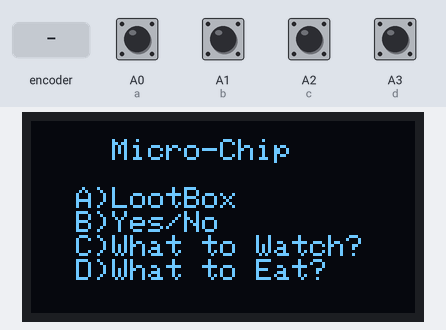
Bench run of a program on a simulated CircuitPython board. Parts: 128×64 one-colour display. The inputs (shaded band) are chosen by the test bench; at power-on: A0 (a), A1 (b), A2 (c), A3 (d) HIGH. Random numbers come from a fixed seed.

Above: at 1.2 s.
1.3 s: A2 (c) pulled LOW for 1 s
At 3.1 s:
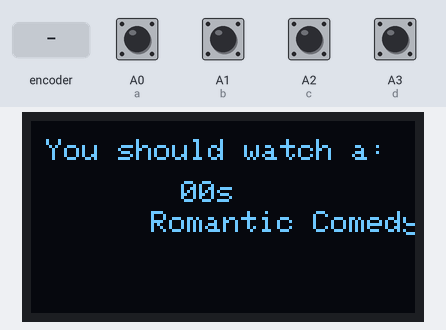
3.8 s: rotary encoder on A0 (a) / A1 (b) turned 1 step (first pin leading)
At 4.6 s:
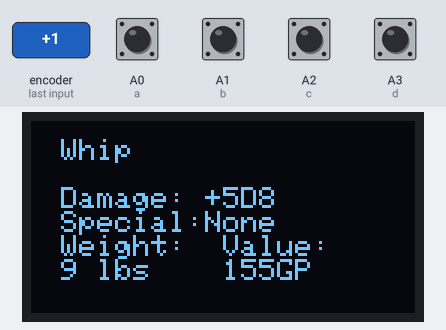
5.5 s: A2 (c) pulled LOW for 0.15 s
At 6.4 s:
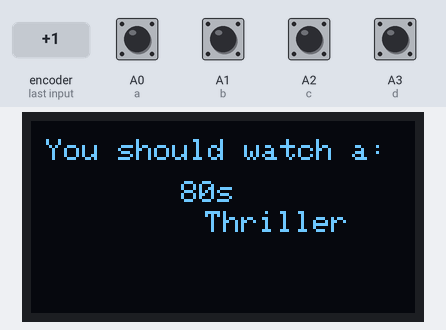
7.1 s: rotary encoder on A0 (a) / A1 (b) turned 1 step (first pin leading)
At 8.1 s:
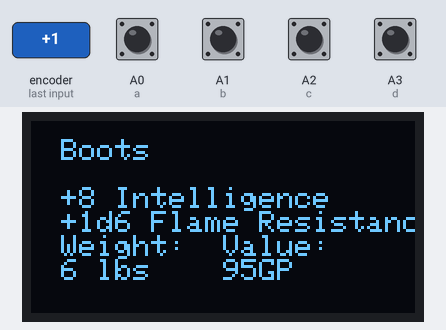
8.8 s: A2 (c) pulled LOW for 3.2 s
At 13.3 s:
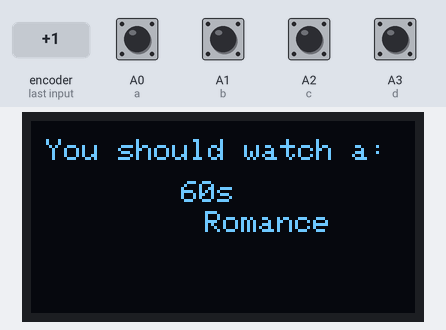

The program:

fullproto.py
```python
import time
import random
from rbc import character
from lootbox import Loot
from mealtime import eatery
from film import moviebot
from board import SCL, SDA
import board
import busio
import digitalio
from digitalio import DigitalInOut, Direction, Pull
import terminalio
from adafruit_display_text import label
from adafruit_hid.keycode import Keycode
import adafruit_ssd1306

i2c = busio.I2C(SCL,SDA)

display =adafruit_ssd1306.SSD1306_I2C(128,64,i2c)

meal = eatery()
chest = Loot()
tv = moviebot()
lt = chest.item[0]
c = character()
r_roll = random.randint(0,len(c.race)-1)
c_roll = random.randint(0,len(c.clas) -1)
b_roll = random.randint(0,len(c.baground) -1)
r = "Race: " + c.race[r_roll]
bag = "BG: " + c.baground[b_roll]
cl = c.clas[c_roll]


a = DigitalInOut(board.A0)
a.direction = Direction.INPUT
a.pull = Pull.UP

b = DigitalInOut(board.A1)
b.direction = Direction.INPUT
b.pull = Pull.UP

c = DigitalInOut(board.A2)
c.direction = Direction.INPUT
c.pull = Pull.UP

d = DigitalInOut(board.A3)
d.direction = Direction.INPUT
d.pull = Pull.UP

x = 1
sx = str(x)
title = "  Micro-Chip\n\nA)LootBox\nB)Yes/No\nC)What to Watch?\nD)What to Eat?"

def movie_genre():
    r = random.randint(0,len(tv.genre) -1)
    return tv.genre[r]

def movie_decade():
    r = random.randint(0,len(tv.decade) -1)
    return tv.decade[r]

def noms():
    r = random.randint(0,len(meal.food) -1)
    return meal.food[r]

def items():
    roll = random.randint(0,len(chest.item)-1)

    return chest.item[roll]
def answers():
    answer = ["    Yes","Absolutely"," Of Course", "I think so","    Yep","   Nope","     No","Absolutely Not", "Probably Not", "   No way"]
    roller = random.randint(0,len(answer) -1)
    return answer[roller]
def arm():
    roll = random.randint(0,len(chest.armor)-1)
    broll = random.randint(0,len(chest.buff)-1)
    sroll = random.randint(0,len(chest.stats)-1)
    rol = random.randint(5, 250)
    ro = random.randint(1,10)
    r = random.randint(2,15)

    a = str(chest.armor[roll])
    b = str(chest.buff[broll])
    c = str(ro)
    d = str(chest.stats[sroll])
    sr = str(r)
    srol = str(rol)

    full_arm = (f'{a} \n\n+{c} {d}\n{b} Resistance\nWeight:  Value:\n{sr} lbs    {srol}GP')
    return full_arm
def weaps():
    broll = random.randint(0,len(chest.buff)-1)
    wroll = random.randint(0,len(chest.weapon)-1)
    droll = random.randint(0,len(chest.dice)-1)
    num = random.randint(1,10)
    rol = random.randint(5, 250)
    r = random.randint(2,15)

    b = str(chest.buff[broll])
    die = str(chest.dice[droll])
    w = str(chest.weapon[wroll])
    snum = str(num)
    sd = str(droll)
    srol = str(rol)
    sr = str(r)

    weap_roll = (f'{w}\n\nDamage: +{snum}{die}\nSpecial:{b}\nWeight:  Value:\n{sr} lbs    {srol}GP')
    return weap_roll

def strg():
    roll = random.randint(4,18)
    r = roll
    stroll = "Strengh: " + str(r)
    return stroll

def menu():
    display.fill(0)
    display.show()
    display.text("A) Lootbox",10,16,1)
    display.text("B) Character Maker",10,26,1)
    display.text("C) Stats Roll",10,36,1)
    display.text("D) Menu",10,46,1)
    time.sleep(0.25)
    display.show()

def stats():
    display.fill(0)
    display.show()
    display.text("Dexterity :" + str(random.randint(4,18)),10,16,1)
    display.text("Constitution :" + str(random.randint(4,18)),10,26,1)
    display.text("Intelligence :" + str(random.randint(4,18)),10,36,1)
    display.text("Wisdom : " + str(random.randint(4,18)),10,46,1)
    display.text("Charisma :" + str(random.randint(4,18)),10,56,1)
    time.sleep(0.25)
    display.show()


def roll(x):
    display.fill(0)
    display.show()
    r = random.randint(1,x)
    s = str(r)
    display.text(s,55,30,1)
    time.sleep(0.25)
    display.show()

def classer():
    c = character()
    c_roll = random.randint(0,len(c.clas) -1)
    cl = c.clas[c_roll]
    return cl

def char():
    display.fill(0)
    display.show()
    c = character()
    r_roll = random.randint(0,len(c.race)-1)
    b_roll = random.randint(0,len(c.baground) -1)
    r = "Race: " + c.race[r_roll]
    bag = "BG: " + c.baground[b_roll]
    display.text(r, 30, 17,1)
    display.text(bag,30,27,1)
    time.sleep(0.25)
    display.show()


x = 15
while True:
    display.text(title,x,6,1 )
    r = random.randint(0,2)
    display.show()

    if not a.value:

        if r is 0:
            title = items()
        if r is 1:
            title = arm()
        if r is 2:
            title = weaps()

        x = 10
        display.fill(0)
        display.show()
        time.sleep(0.025)
        display.show()
    if not b.value:
        x = 45
        display.fill(0)
        display.show()
        title = "Answer"
        ans = answers()
        display.text(ans,25,27,1)
        display.show()


    if not c.value:
        display.fill(0)
        display.show()
        x = 5
        g = movie_genre()
        dec = movie_decade()
        title = "You should watch a:"
        display.text(dec,50,20,1)
        display.text(g,40,30,1)
        display.show()
    if not d.value:
        display.fill(0)
        display.show()
        x = 15
        n = noms()
        title = "You should eat:"
        display.text(n,10,30,1)
        display.show()
```

rbc.py
```python
class character:

    def __init__(self):
        self.race = [ "Dwarf", "Drow", "Elf", "Gnome", "Half-elf", "Half-Orc", "Halfling", "Tiefling", "Dragonborne", "OwlBear", "Human" ]
        self.clas =[ "Barbarian", "Bard", "Cleric", "Druid", "Fighter", "Monk", "Paladin", "Ranger", "Rogue", "Sorcerer", "Warlock", "Wizard" ]
        self.bg = [ "Acolyte", "Athlete", "Charlatan", "Criminial", "Enertainer", "FolkHero", "Knight", "Noble", "Sailor", "Spy", "Urchin"]
        self.baground = [ "Acolyte", "Athlete", "Charlatan", "Criminial", "Enertainer", "FolkHero", "Knight", "Noble", "Sailor", "Spy", "Urchin"]
```

lootbox.py
```python
class Loot:

    def __init__(self):
        self.item = ["Frost Potion:\n\n+2 AC \n+4 Frost resistance",
                     "Small Health Potion:\n\n+2d4 HP",
                     "Large Health Potion:\n\n +4d6 HP",
                     "Health Potion:\n\n +2d6 HP",
                     "Swift Pottion: \n\n +10 Movement speed\n\n Duration: 1 Hour",
                     "Liquid Armor: \n\n +5 AC\n\n Duration: 1 Hour",
                     "Advantage Potion: \n\n +1 Advantage",
                     "Antidote Potion: \n\n Cures all ailments",
                     "Breathing Potion:\n\nUnderWater Breathing\n\nDuration: 1 Hour",
                     "Fey Honey: \n\n +7 Charisma\n\n Duration: 2 Hours",
                     "Berserker's Toxin:\n\n +6 Strength\n\n Duration: 30 min",
                     "Monkey Wine:\n\n +5 Dexterity\n\n Duration: 1 Hour",
                     "Potion of Wisdom:\n\n +5 Wisdom\n\n Duration: 1 Hour",
                     "Algernon's Ale: \n\n +7 Intelligence\n\n Duration 2 Hours",
                     "Potion of Toughness:\n\n+5 Constitution\n\n Duration 1 Hour",
                     ]
        self.armor = ["Brace","Chest Armor", "Shield", "Belt", "Boots", "Gloves", "Helmet"]
        self.weapon = ["LightHammer", "Warhammer","MorningStar","Club","Maul",
                       "Sword", "Whip","HandAxe", "Long Sword", "Halberd", "Greatsword", "Scimitar",
                       "Dagger", "Javelin", "Shortbow", "Rapier", "Lance", "Dart", "Trident", "War Pick",
                       "Spear", "Crossbow", "Longbow"
                       ]
        self.stats = ["Strength", "Constitution","Dexterity","Charisma","Intelligence","Wisdom"]
        self.buff = ["+1d6 Poison", "+1d6 Frost", "+1d6 Flame", "+1d6 Acid", "1d6 Necro ", "None" ]
        self.dice = ["D4", "D6", "D8", "D10", "D12", "D20"]
```

mealtime.py
```python
class eatery:

    def __init__(self):
        self.food = ["    Fast Food","     Mexican", "     Tex-Mex", "       BBQ", "     SeaFood", "      Sushi","     Italian","      Indian","       Thai","     Filipino","     Hawaiin","    Japanese","   Vietnamese","     Burgers",
                     "      Fruit", "      Pizza","      Wings","      Pasta","    Stir Fry","       Salad","   a sandwich", "      Poke", "      Cajun", "    Carribean", "     Chinese", "      Tacos"]
```

film.py
```python
class moviebot:

    def __init__(self):

        self.genre = ["   Romance","   Comedy","    Drama","   Action","   Western","   Horror","   Sci-Fi",
                       "   Thriller","   Mystery","   Musical","  Animated","Romantic Comedy","Documentary"]

        self.decade = ["00s","10s","20s","30s","40s","50s","60s","70s","80s","90s"]
```

Measured:
- after the input at 1.3 s, the display: first changes after 0.12 s (image 1 shows a later state)
- after the input at 3.8 s, the display: first changes after 0.05 s (image 2 shows a later state)
- after the input at 5.5 s, the display: first changes at once (image 3 shows a later state)
- after the input at 7.1 s, the display: first changes after 0.06 s (image 4 shows a later state)
- after the input at 8.8 s, the display: first changes at once (image 5 shows a later state)
